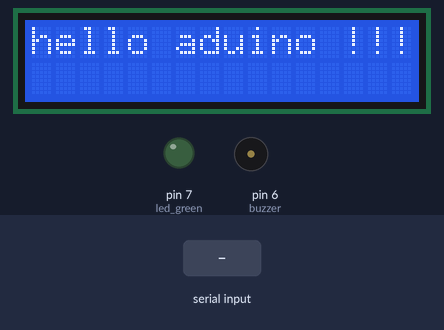
A sketch run on a simulated Arduino Uno, built with avr-gcc and run on an emulated ATmega328P. On the bench: 16×2 character LCD, output pins drawn as LEDs (lit = HIGH), buzzer (waves = sounding). The inputs (shaded band) are chosen by the test bench. Pins used as bus, display or sensor lines are not drawn; what the sketch prints to the serial monitor is not drawn.

Above: at 1.2 s.
1.3 s: "1\n" received over the second serial link
At 1.61 s:
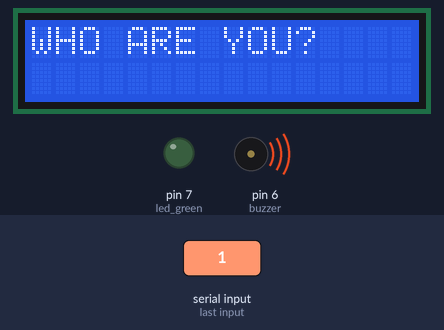
At 2.0 s:
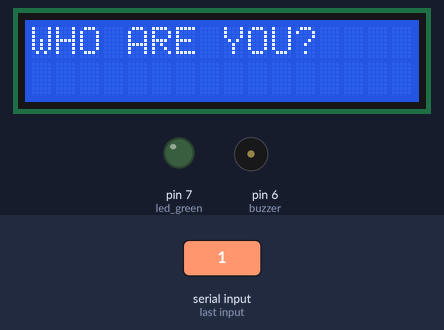
Timing chart, 0 to 4.3 s (numbered marks = the images above; inputs shaded):
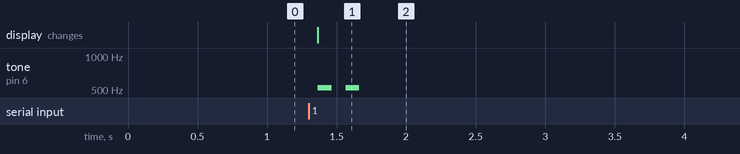

Measured:
- after the input at 1.3 s, tone on pin 6 (buzzer): alternates 523 Hz for 0.10 s and silent for 0.10 s, 4 changes in all, then stays silent, starting after 0.06 s; the display: changes after 0.06 s (image 1)

The sketch:

arduino.ino
```cpp
//LCD
#include <Wire.h>
#include <LiquidCrystal_I2C.h>

//RFID
#include <SPI.h>
#include <MFRC522.h>

//bluetooth
#include <SoftwareSerial.h>
SoftwareSerial BTSerial(2, 3); //bluetooth module Tx:Digital 2 Rx: Digital 3

//RFID
#define RST_PIN         9
#define SS_PIN          10


//bluetooth
byte buffer[512];
int bufferPosition; //버퍼에 기록할 위치
//LCD
LiquidCrystal_I2C lcd(0x27, 16, 2);
// RFID
MFRC522 mfrc522(SS_PIN, RST_PIN);   // Create MFRC522 instance
// 등록 4 102 177 43
// 미등록 2 219 214 52
//byte Access[] = {4, 102, 177, 43};

//int led_red = 8;
int led_green = 7;
int buzzer = 6;
String strRFID = "";
boolean isOpen = false;

void setup() {
  lcd.init(); // I2C LC를 초기화
  lcd.backlight(); //lcd 백라이트 켜줍니다.
  lcd.print("hello aduino !!! heellelelfleflel");

  Serial.begin(9600);                                           // Initialize serial communications with the PC
  SPI.begin();                                                  // Init SPI busmfrc522.PCD_Init();                                              // Init MFRC522 card
  Serial.println(F("Read personal data on a MIFARE PICC:"));    //shows in serial that it is ready to read

  pinMode(led_green, OUTPUT);
//  pinMode(led_red, OUTPUT);
  pinMode(buzzer, OUTPUT);

  BTSerial.begin(9600); // 블루투스 모듈 초기화
  bufferPosition = 0;
}

void loop() {

  // 앱으로부터 Open 여부 수신
  if (BTSerial.available()) {
    byte data = BTSerial.read();
    //    Serial.write(data);
    buffer[bufferPosition++] = data;
    if (data == '\n') {
      buffer[bufferPosition - 1] = 0; //buffer에 마지막 한자리떄문에 비교못하기에 0으로 초기화
      String msg = String((char*)buffer);
      //      Serial.print("받은 msg: ");
      //      Serial.println(msg);
      if(!isOpen){
        isOpenDoor(msg);
      }
    }
  }
  sendRFID();
}

void sendRFID() { // RFID가 읽히면 앱으로 RFID값을 전송한다.

  if ( ! mfrc522.PICC_IsNewCardPresent()) {
    return;
  }
  if ( ! mfrc522.PICC_ReadCardSerial()) {
    return;
  }

  for (byte i = 0; i < 4; i++) {
    strRFID += mfrc522.uid.uidByte[i];
    //    Serial.print(mfrc522.uid.uidByte[i]);
    //    Serial.print("/");
  }

  Serial.println(strRFID);
  strRFID = strRFID+'\n'; //전송할떄는 \n을 추가해야함.
  BTSerial.print(strRFID);
  strRFID = "";
  delay(1500);
}

void isOpenDoor(String msg) {
  isOpen = true;
  lcd.clear();
  Serial.println(String("msg: ") + msg);
  if (msg == "true") {
    digitalWrite(led_green, HIGH);
//    digitalWrite(led_red, LOW);

    Serial.println("등록된 카드입니다.");
    lcd.setCursor(0,0);
    lcd.print("Welcome");

    tone(buzzer, 523, 100);
    delay(500);
  } else {
    digitalWrite(led_green, LOW);
//    digitalWrite(led_red, HIGH);

    Serial.println("넌 도대체 누구냐?");
    lcd.setCursor(0, 0);
    lcd.print("WHO ARE YOU?");

    tone(buzzer, 523, 100);
    delay(200);
    tone(buzzer, 523, 100);
    delay(200);
  }
  memset(buffer, 0, sizeof(buffer));
  bufferPosition = 0;

  delay(5000);
  isOpen = false;
  digitalWrite(led_green, LOW);
//  digitalWrite(led_red, LOW);
}
```
